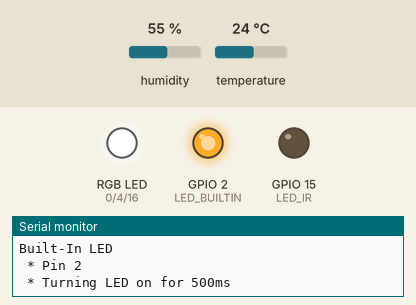
This sketch was run on a simulated ESP8266 (NodeMCU). Parts: an RGB LED mixed from three pins (HIGH = lit), output pins drawn as LEDs (lit = HIGH, except the on-board LED, lit = LOW), the last lines printed to the serial monitor. The test bench sets the inputs (shaded band); at power-on: humidity 55 %, temperature 24 °C. Storage starts empty.

Above: at 0.2 s.
At 1.2 s:
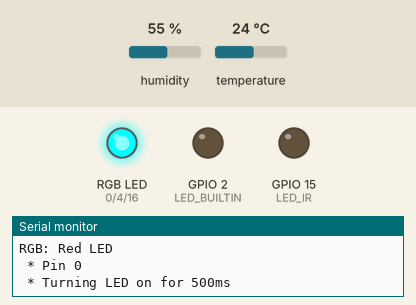
At 1.7 s:
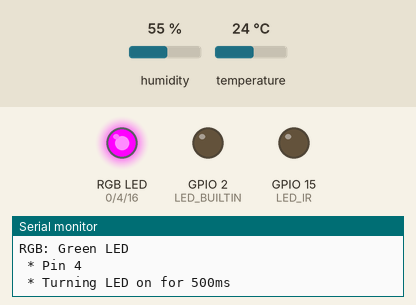
At 2.2 s:
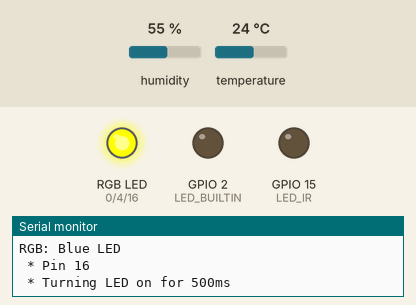
At 4.3 s:
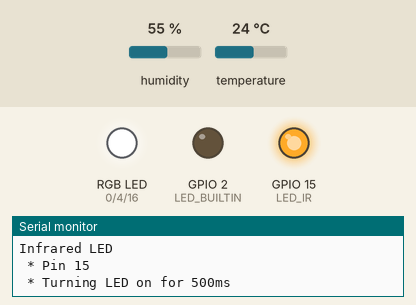
At 6.6 s:
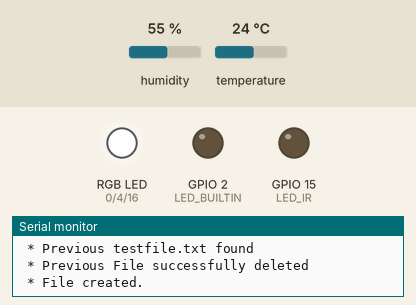
Timing chart, 0 to 8.2 s (numbered marks = the images above):
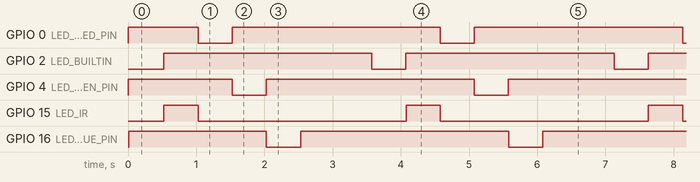

Measured:
- by itself, GPIO 15 (LED_IR): alternates HIGH for 0.50 s and LOW for 3.1 s
- by itself, GPIO 0 (LED_RGB_RED_PIN), GPIO 2 (LED_BUILTIN), GPIO 4 (LED_RGB_GREEN_PIN), GPIO 16 (LED_RGB_BLUE_PIN): alternates HIGH for 3.1 s and LOW for 0.50 s
- by itself, everything shown: repeats every 3.6 s, in 6 steps

The sketch:

selftest.ino
```cpp
#include <ESP8266WiFi.h>
#include <DHT.h>
#include <SD.h>

// Pins for self Test
#define DHTPIN 5               // D1 = GPIO5

#define DHTTYPE DHT22

#define LED_IR 15              // D8 = GPI15
#define LED_BUILTIN 2          // D4 = GPIO2


#define LED_RGB_RED_PIN   0    // D3 = GPIO0
#define LED_RGB_GREEN_PIN 4    // D2 = GPIO5
#define LED_RGB_BLUE_PIN  16   // D0 = GPI16

#define CS_PIN 2               // D4 = GPIO02

DHT sensor(DHTPIN, DHTTYPE);


void setup() {

  Serial.begin(115200);
  Serial.setTimeout(2000);

  // Wait for serial to initialize.
  while(!Serial) { }
  Serial.println();

  Serial.println("Self Test has booted.");


  Serial.println("Initializing...");
  Serial.println(" * Sensor");
  sensor.begin();

  Serial.println(" * IR LED Pin");
  pinMode(LED_IR, OUTPUT);

  Serial.println(" * Built-In LED Pin");
  pinMode(LED_BUILTIN, OUTPUT);


  Serial.println(" * Red RGB LED Pin");
  pinMode(LED_RGB_RED_PIN, OUTPUT);
  digitalWrite(LED_RGB_RED_PIN, HIGH); // Off


  Serial.println(" * Green RGB LED Pin");
  pinMode(LED_RGB_GREEN_PIN, OUTPUT);
  digitalWrite(LED_RGB_GREEN_PIN, HIGH); // Off


  Serial.println(" * Blue RGB LED Pin");
  pinMode(LED_RGB_BLUE_PIN, OUTPUT);
  digitalWrite(LED_RGB_BLUE_PIN, HIGH); // OFF

  Serial.println();
  Serial.println();
}

void loop() {
  Serial.printf("Started Selftest@%i\n", millis());
  Serial.println("================");

  dhtSensorTest();
  ledTest(LED_BUILTIN, "Built-In", 500, true);
  ledTest(LED_IR, "Infrared", 500, false);
  ledTest(LED_RGB_RED_PIN, "RGB: Red", 500, true);
  ledTest(LED_RGB_GREEN_PIN, "RGB: Green", 500, true);
  ledTest(LED_RGB_BLUE_PIN, "RGB: Blue", 500, true);

  SdCardTest();

  Serial.println();
  Serial.println();
  delay(1000);
}

void ledTest(int pin, String name, int duration, bool inverse) {

  Serial.println(name + " LED");
  Serial.printf(" * Pin %i\n", pin);
  Serial.printf(" * Turning LED on for %ims\n", duration);
  Serial.flush();
  digitalWrite(pin, (inverse ? LOW : HIGH));
  delay(duration);
  Serial.println(" * Turning LED OFF");
  digitalWrite(pin, (inverse ? HIGH : LOW));
  Serial.println();
}

void dhtSensorTest() {
  Serial.println("DHT Sensor");
  Serial.printf(" * PIN %i\n", DHTPIN);
  Serial.printf(" * Type %i\n", DHTTYPE);
  Serial.printf(" * DHT22 Sensor.read(): %i\n", sensor.read());
  Serial.printf(" * Last measurement: Humidity=%4.2f, Temperature: %4.2f°C\n", sensor.readHumidity(), sensor.readTemperature());
  Serial.println();
}

void SdCardTest() {
  Serial.println("SD Card");


  Serial.printf(" * CS_PIN %i\n", CS_PIN);
  bool isCardPresent = SD.begin(CS_PIN);
  Serial.printf(" * Card is present? %i\n", isCardPresent);

  if (isCardPresent) {
    Serial.printf(" * Card Type: %i\n", SD.type());
    Serial.printf(" * Size: %i\n", SD.size64());
    Serial.printf(" * Fat Type: FAT%i\n", SD.fatType());

    if (SD.exists("testdata.txt")) {
      Serial.println(" * Previous testfile.txt found");
      if (SD.remove("testdata.txt")) Serial.println(" * Previous File successfully deleted"); else Serial.println(" * ERROR - existing file not deleted");
    }

    File f = SD.open("testdata.txt", FILE_WRITE);

    if (f) {
      Serial.println(" * File created.");
      f.println("Content of testfile");
      f.print("Current Millis: ");
      f.print(millis());
      for (int i = 0; i < 20; i++) {
        f.println(i);
      }

      f.flush();
      f.close();
    }

    SD.end();
  }
}
```
